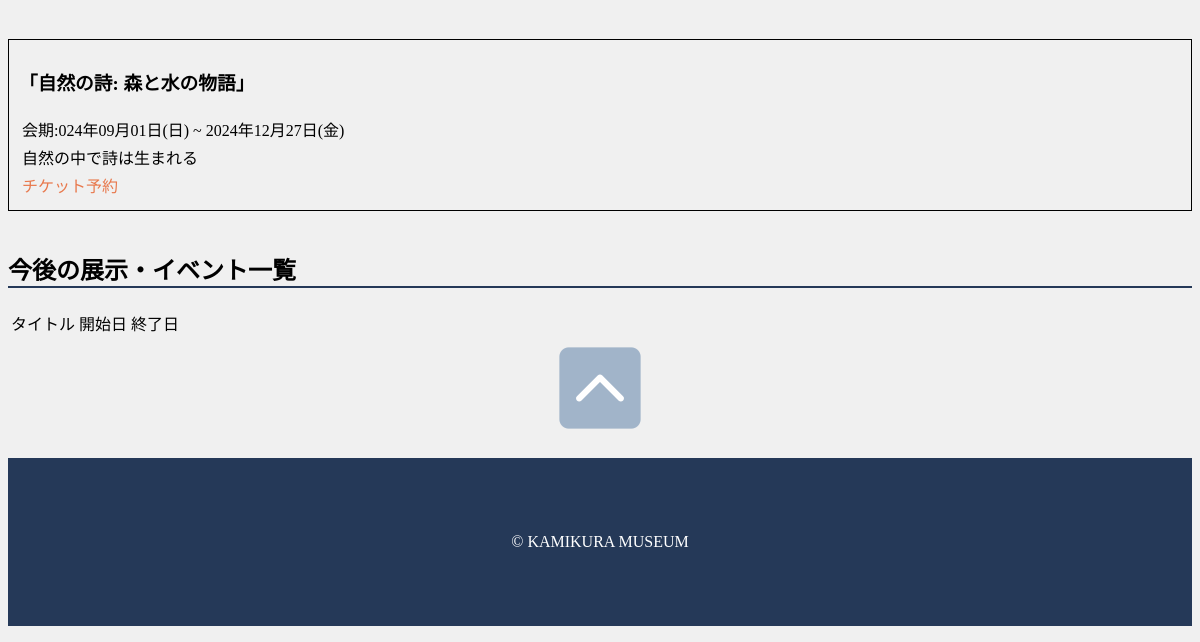
Page /tmpl/HP/event/index.php (lower part) on the earlier database version.
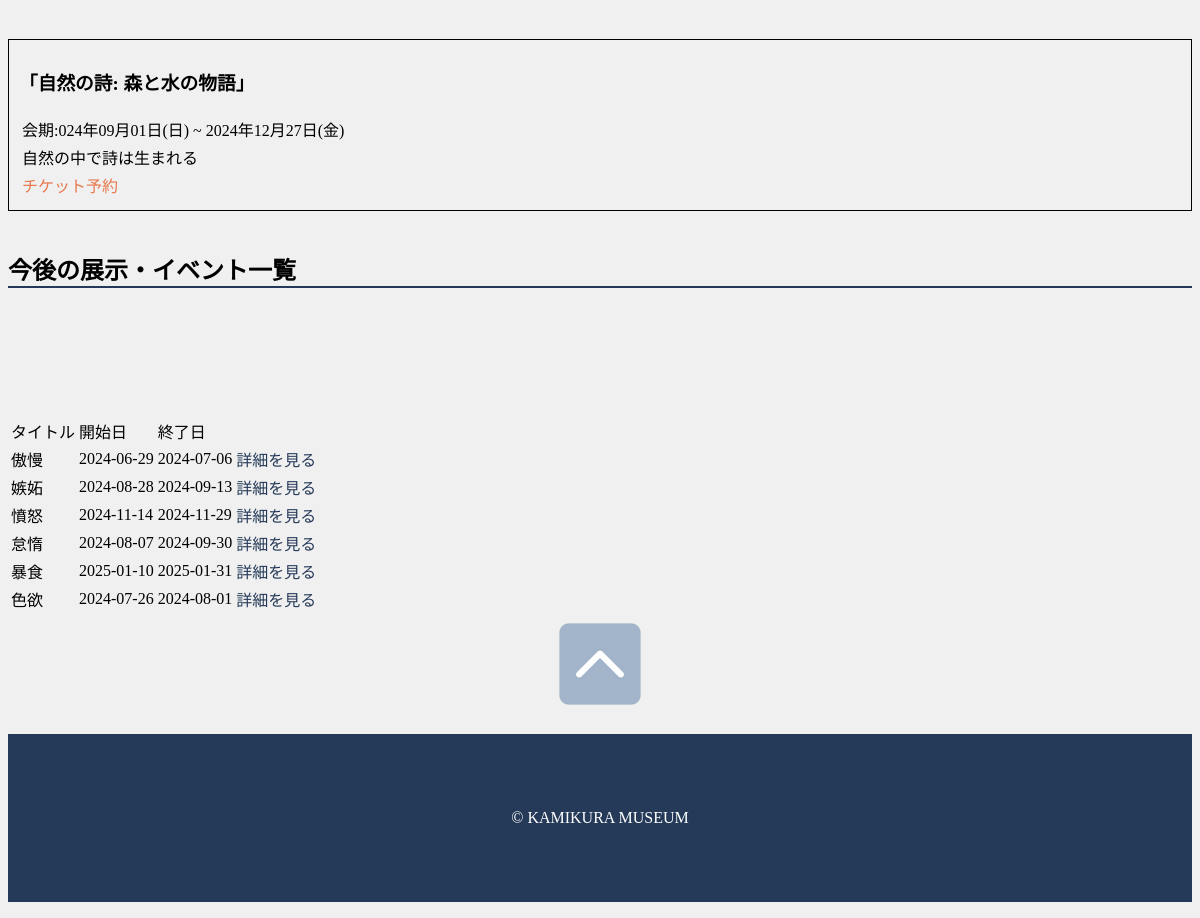
Same page on the later database version.
### tables this page shows
CREATE TABLE `event` (
  `id` int(11) NOT NULL,
  `time` datetime DEFAULT current_timestamp(),
  `title` varchar(255) NOT NULL,
  `dob_s` varchar(255) NOT NULL,
  `dob_e` varchar(255) NOT NULL,
  `space` int(11) NOT NULL,
  `text` text NOT NULL,
  `editname` varchar(100) NOT NULL,
  `dob` varchar(100) NOT NULL,
  `flag` int(11) NOT NULL DEFAULT 0
);

### tmpl/HP/event/index.php (the view, shortened to what this page needs)
<!DOCTYPE html>
<html lang="ja">
<head>
</head>
<body>
<main>
    <div class="div">
        <h3>「自然の詩: 森と水の物語」</h3>
        <table>
            <tr>
                <td>会期:024年09月01日(日) ~ 2024年12月27日(金)</td>
            </tr>
            <tr>
                <td>自然の中で詩は生まれる</td>
            </tr>
            <tr>
                <td><a class="form" href="../../admin/admin_ticket/admin_ticket.html">チケット予約</a></td>
            </tr>
        </table>
    </div>
    <h2>今後の展示・イベント一覧</h2>
    <?php
        $dsn = 'mysql:host=localhost; dbname=mus; charset=utf8';
        $user = 'testuser';
        $pass = 'testpass';
    try {
        $dbn = new PDO ($dsn,$user, $pass);
        $dbn->setAttribute(PDO::ATTR_ERRMODE, PDO::ERRMODE_EXCEPTION);
        $sql = 'select * from event';
        $stmt = $dbn -> query($sql);
        $result = $stmt -> fetchAll(PDO::FETCH_ASSOC);
        echo '<table>' . PHP_EOL;
        echo '<tr>' . PHP_EOL;
        echo '<td>タイトル</td><td>開始日</td><td>終了日</td>' . PHP_EOL;
        echo '</tr>' . PHP_EOL;
        foreach ($result as $row) {
            if ($row['flag'] == 1) {
                continue;
            }
            echo '<tr>' . PHP_EOL;
            echo '<td>' . htmlspecialchars($row['title'], ENT_QUOTES)  . '</td>' . PHP_EOL;
            echo '<td>' . htmlspecialchars($row['dob_s'], ENT_QUOTES)  . '</td>' . PHP_EOL;
            echo '<td>' . htmlspecialchars($row['dob_e'], ENT_QUOTES)  . '</td>' . PHP_EOL;
            echo '<br>';
            echo '<td>' . PHP_EOL;
            echo '<a class="detail" href = "detail.php?id=' . htmlspecialchars($row["id"],ENT_QUOTES) . '">詳細を見る</a>' . PHP_EOL;
            echo '</td>' . PHP_EOL;
            echo '</tr>' . PHP_EOL;
        }
        echo '</table>' . PHP_EOL;
    } catch (PDOException $e){
        echo "エラー発生：" . htmlspecialchars($e ->getMessage(), ENT_QUOTES) . '<br>';
        exit;
    }
    ?>
</main>
<footer>
        <div class="gotop">
            <a href="#top"><img src="../../../img/top.png" alt="ページトップへ戻る"></a>
        </div>
        <div>
            <p class="copyright">&copy; KAMIKURA MUSEUM</p>
        </div>
    </footer>
</body>
</html>

### tmpl/HP/event/index.php (style rules this page uses)
body { font-size:100%; background:#f0f0f0; }
.detail { color: #253958; }
a { text-decoration: none; color: inherit; }
main h2 { border-bottom: 2px solid #253958; }
.gotop { text-align: center; display: flex; justify-content: center; }
.gotop a img { width: 100px; }
.copyright { padding-top: 75px; padding-bottom: 75px; background-color: #253958; color: #ffffff; text-align: center; }
.div { border: 1px solid #000; margin-bottom: 40px; padding: 10px; }
.form { color: rgba(230, 89, 34, 0.795); }

Differences in the rows shown:
added event: title "傲慢", dob_s "2024-06-29", dob_e "2024-07-06"
added event: title "嫉妬", dob_s "2024-08-28", dob_e "2024-09-13"
added event: title "憤怒", dob_s "2024-11-14", dob_e "2024-11-29"
added event: title "怠惰", dob_s "2024-08-07", dob_e "2024-09-30"
added event: title "暴食", dob_s "2025-01-10", dob_e "2025-01-31"
added event: title "色欲", dob_s "2024-07-26", dob_e "2024-08-01"
